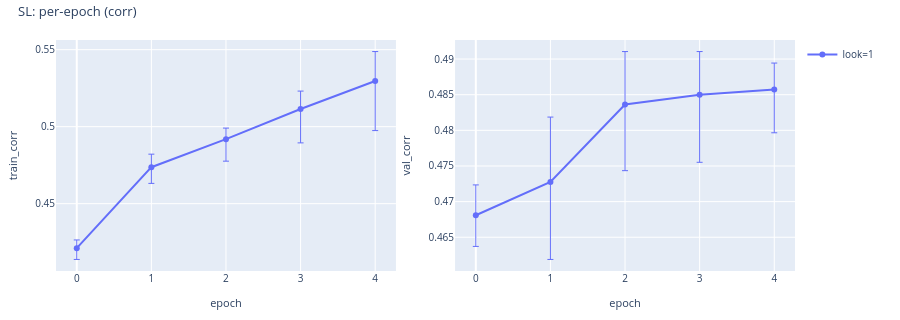
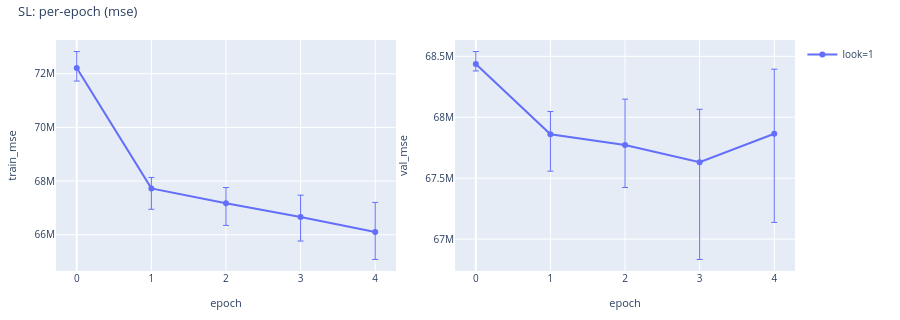
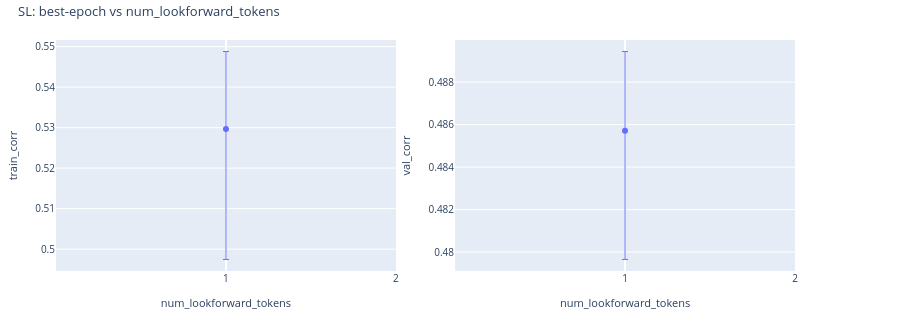

Write notebook code for charts like these, in order.
### Markdown cell above
## Supervised-learning

### Code cell
sl = CorpusRegressionAnalysisConfig.from_sl_sweep(
    artifacts_root=ARTIFACTS, num_samples=NUM_SAMPLES, label_type=LABEL_TYPE,
)
if sl is None:
    print("SL: no artifacts")
else:
    sl.describe("SL")
    display(
        sl.plot_vs_epoch(
            "corr",
            title="SL: per-epoch (corr)",
            show_seed_bar=True,
            save_path=WRITEUP_ASSETS / "sl_per_epoch_corr.html",
        )
    )
    display(
        sl.plot_vs_epoch(
            "mse",
            title="SL: per-epoch (mse)",
            show_seed_bar=True,
            save_path=WRITEUP_ASSETS / "sl_per_epoch_mse.html",
        )
    )
    display(
        sl.plot_vs_lookforward(
            title="SL: best-epoch vs num_lookforward_tokens",
            x_scale="uniform",
            show_seed_bar=True,
            save_path=WRITEUP_ASSETS / "sl_vs_lookforward.html",
        )
    )

### Figure 1 — Plotly figure (JSON) as saved in the notebook; plotly's stock layout.template omitted (floating-point values rounded to 4 significant figures)
{"data": [{"customdata": [[1, 3], [1, 3], [1, 3], [1, 3], [1, 3]], "error_y": {"array": [0.005327, 0.008458, 0.007183, 0.0116, 0.01909], "arrayminus": [0.007326, 0.01052, 0.01431, 0.02203, 0.03223], "symmetric": false, "thickness": 1, "type": "data", "width": 3}, "hovertemplate": "epoch: %{x}<br>train_corr: %{y}<br>num_lookforward_tokens: %{customdata[0]}<br>n_seeds: %{customdata[1]}<extra>look=1</extra>", "legendgroup": "look=1", "line": {"color": "#636EFA"}, "marker": {"color": "#636EFA"}, "mode": "lines+markers", "name": "look=1", "showlegend": true, "type": "scatter", "x": [0, 1, 2, 3, 4], "xaxis": "x", "y": [0.4211, 0.4737, 0.4919, 0.5115, 0.5297], "yaxis": "y"}, {"customdata": [[1, 3], [1, 3], [1, 3], [1, 3], [1, 3]], "error_y": {"array": [0.004257, 0.009107, 0.007427, 0.006061, 0.003728], "arrayminus": [0.004372, 0.01087, 0.00928, 0.009478, 0.006056], "symmetric": false, "thickness": 1, "type": "data", "width": 3}, "hovertemplate": "epoch: %{x}<br>val_corr: %{y}<br>num_lookforward_tokens: %{customdata[0]}<br>n_seeds: %{customdata[1]}<extra>look=1</extra>", "legendgroup": "look=1", "line": {"color": "#636EFA"}, "marker": {"color": "#636EFA"}, "mode": "lines+markers", "name": "look=1", "showlegend": false, "type": "scatter", "x": [0, 1, 2, 3, 4], "xaxis": "x2", "y": [0.4681, 0.4728, 0.4836, 0.485, 0.4857], "yaxis": "y2"}], "layout": {"font": {"size": 11}, "height": 320, "legend": {"font": {"size": 10}, "x": 1.01, "xanchor": "left", "y": 1, "yanchor": "top"}, "margin": {"b": 40, "l": 50, "r": 105, "t": 40}, "title": {"font": {"size": 13}, "text": "SL: per-epoch (corr)", "x": 0.02, "xanchor": "left", "y": 0.98, "yanchor": "top"}, "xaxis": {"anchor": "y", "domain": [0, 0.46], "tickfont": {"size": 10}, "title": {"font": {"size": 11}, "text": "epoch"}}, "xaxis2": {"anchor": "y2", "domain": [0.54, 1], "tickfont": {"size": 10}, "title": {"font": {"size": 11}, "text": "epoch"}}, "yaxis": {"anchor": "x", "domain": [0, 1], "tickfont": {"size": 10}, "title": {"font": {"size": 11}, "text": "train_corr"}}, "yaxis2": {"anchor": "x2", "domain": [0, 1], "tickfont": {"size": 10}, "title": {"font": {"size": 11}, "text": "val_corr"}}}}

### Figure 2 — Plotly figure (JSON) as saved in the notebook; plotly's stock layout.template omitted (floating-point values rounded to 4 significant figures)
{"data": [{"customdata": [[1, 3], [1, 3], [1, 3], [1, 3], [1, 3]], "error_y": {"array": [615800.0, 408800.0, 589100.0, 811900.0, 1101000.0], "arrayminus": [483800.0, 778300.0, 822900.0, 898300.0, 1024000.0], "symmetric": false, "thickness": 1, "type": "data", "width": 3}, "hovertemplate": "epoch: %{x}<br>train_mse: %{y}<br>num_lookforward_tokens: %{customdata[0]}<br>n_seeds: %{customdata[1]}<extra>look=1</extra>", "legendgroup": "look=1", "line": {"color": "#636EFA"}, "marker": {"color": "#636EFA"}, "mode": "lines+markers", "name": "look=1", "showlegend": true, "type": "scatter", "x": [0, 1, 2, 3, 4], "xaxis": "x", "y": [72210000.0, 67730000.0, 67170000.0, 66660000.0, 66100000.0], "yaxis": "y"}, {"customdata": [[1, 3], [1, 3], [1, 3], [1, 3], [1, 3]], "error_y": {"array": [102200.0, 187000.0, 376900.0, 434000.0, 530000.0], "arrayminus": [57030.0, 302500.0, 348500.0, 798400.0, 727400.0], "symmetric": false, "thickness": 1, "type": "data", "width": 3}, "hovertemplate": "epoch: %{x}<br>val_mse: %{y}<br>num_lookforward_tokens: %{customdata[0]}<br>n_seeds: %{customdata[1]}<extra>look=1</extra>", "legendgroup": "look=1", "line": {"color": "#636EFA"}, "marker": {"color": "#636EFA"}, "mode": "lines+markers", "name": "look=1", "showlegend": false, "type": "scatter", "x": [0, 1, 2, 3, 4], "xaxis": "x2", "y": [68440000.0, 67860000.0, 67770000.0, 67630000.0, 67860000.0], "yaxis": "y2"}], "layout": {"font": {"size": 11}, "height": 320, "legend": {"font": {"size": 10}, "x": 1.01, "xanchor": "left", "y": 1, "yanchor": "top"}, "margin": {"b": 40, "l": 50, "r": 105, "t": 40}, "title": {"font": {"size": 13}, "text": "SL: per-epoch (mse)", "x": 0.02, "xanchor": "left", "y": 0.98, "yanchor": "top"}, "xaxis": {"anchor": "y", "domain": [0, 0.46], "tickfont": {"size": 10}, "title": {"font": {"size": 11}, "text": "epoch"}}, "xaxis2": {"anchor": "y2", "domain": [0.54, 1], "tickfont": {"size": 10}, "title": {"font": {"size": 11}, "text": "epoch"}}, "yaxis": {"anchor": "x", "domain": [0, 1], "tickfont": {"size": 10}, "title": {"font": {"size": 11}, "text": "train_mse"}}, "yaxis2": {"anchor": "x2", "domain": [0, 1], "tickfont": {"size": 10}, "title": {"font": {"size": 11}, "text": "val_mse"}}}}

### Figure 3 — Plotly figure (JSON) as saved in the notebook; plotly's stock layout.template omitted (floating-point values rounded to 4 significant figures)
{"data": [{"customdata": [[1, 4, 3, "look=1"]], "error_y": {"array": [0.01909], "arrayminus": [0.03223], "symmetric": false, "thickness": 1, "type": "data", "width": 3}, "hovertemplate": "num_lookforward_tokens: %{customdata[0]}<br>train_corr: %{y}<br>epoch: %{customdata[1]}<br>n_seeds: %{customdata[2]}<extra>%{customdata[3]}</extra>", "legendgroup": "all", "line": {"color": "#636EFA"}, "marker": {"color": "#636EFA"}, "mode": "lines+markers", "name": "all", "showlegend": false, "type": "scatter", "x": [0], "xaxis": "x", "y": [0.5297], "yaxis": "y"}, {"customdata": [[1, 4, 3, "look=1"]], "error_y": {"array": [0.003728], "arrayminus": [0.006056], "symmetric": false, "thickness": 1, "type": "data", "width": 3}, "hovertemplate": "num_lookforward_tokens: %{customdata[0]}<br>val_corr: %{y}<br>epoch: %{customdata[1]}<br>n_seeds: %{customdata[2]}<extra>%{customdata[3]}</extra>", "legendgroup": "all", "line": {"color": "#636EFA"}, "marker": {"color": "#636EFA"}, "mode": "lines+markers", "name": "all", "showlegend": false, "type": "scatter", "x": [0], "xaxis": "x2", "y": [0.4857], "yaxis": "y2"}], "layout": {"font": {"size": 11}, "height": 320, "legend": {"font": {"size": 10}, "x": 1.01, "xanchor": "left", "y": 1, "yanchor": "top"}, "margin": {"b": 40, "l": 50, "r": 105, "t": 40}, "title": {"font": {"size": 13}, "text": "SL: best-epoch vs num_lookforward_tokens", "x": 0.02, "xanchor": "left", "y": 0.98, "yanchor": "top"}, "xaxis": {"anchor": "y", "domain": [0, 0.46], "tickfont": {"size": 10}, "tickmode": "array", "ticktext": ["1", "2", "3", "4", "5", "6", "7", "8"], "tickvals": [0, 1, 2, 3, 4, 5, 6, 7], "title": {"font": {"size": 11}, "text": "num_lookforward_tokens"}}, "xaxis2": {"anchor": "y2", "domain": [0.54, 1], "tickfont": {"size": 10}, "tickmode": "array", "ticktext": ["1", "2", "3", "4", "5", "6", "7", "8"], "tickvals": [0, 1, 2, 3, 4, 5, 6, 7], "title": {"font": {"size": 11}, "text": "num_lookforward_tokens"}}, "yaxis": {"anchor": "x", "domain": [0, 1], "tickfont": {"size": 10}, "title": {"font": {"size": 11}, "text": "train_corr"}}, "yaxis2": {"anchor": "x2", "domain": [0, 1], "tickfont": {"size": 10}, "title": {"font": {"size": 11}, "text": "val_corr"}}}}
